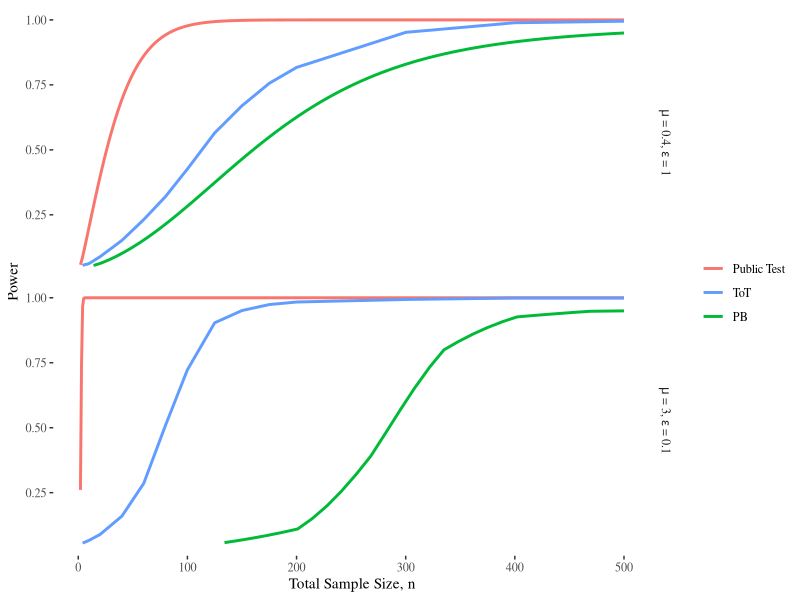
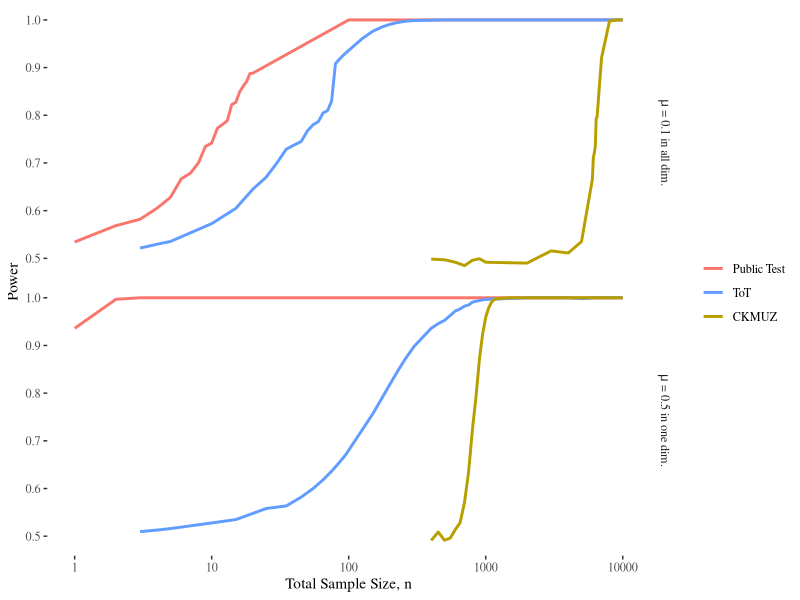
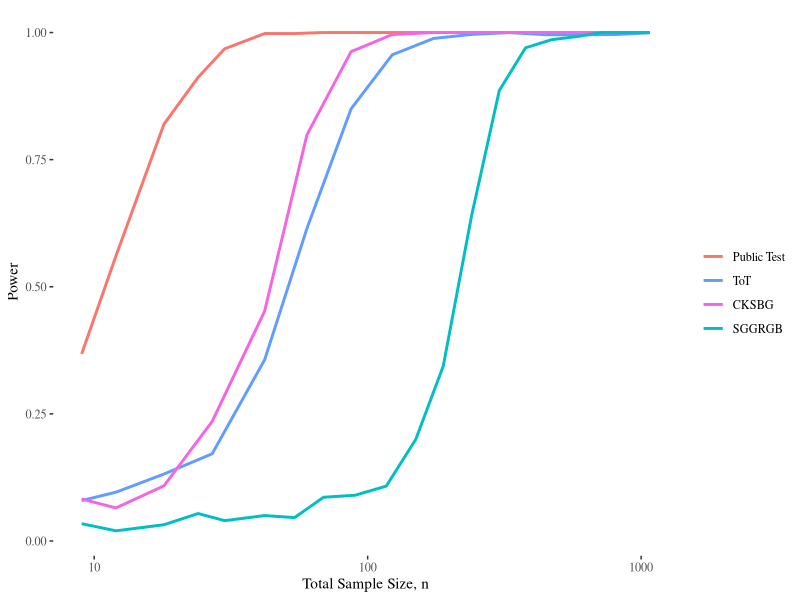
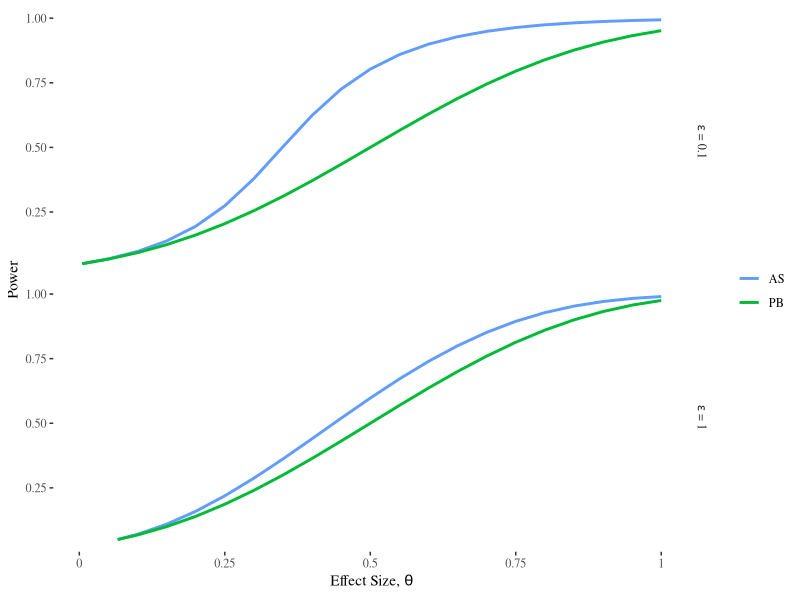
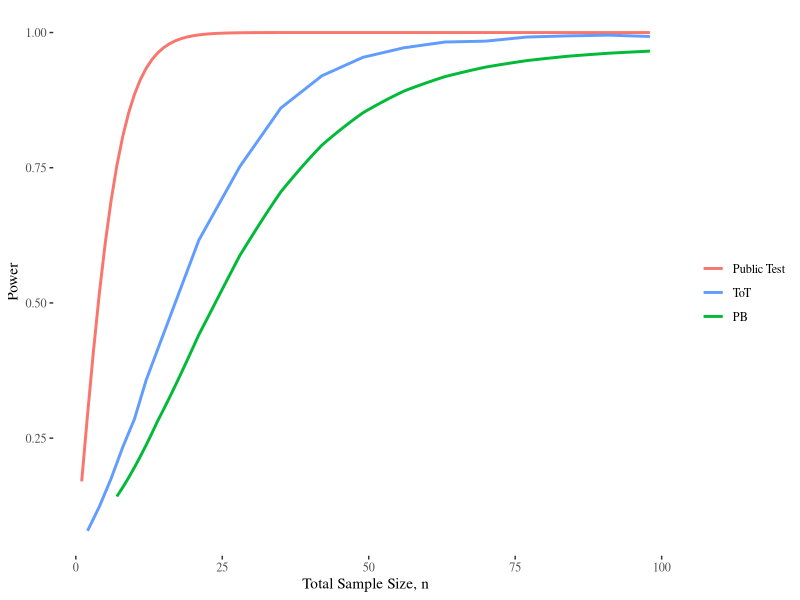
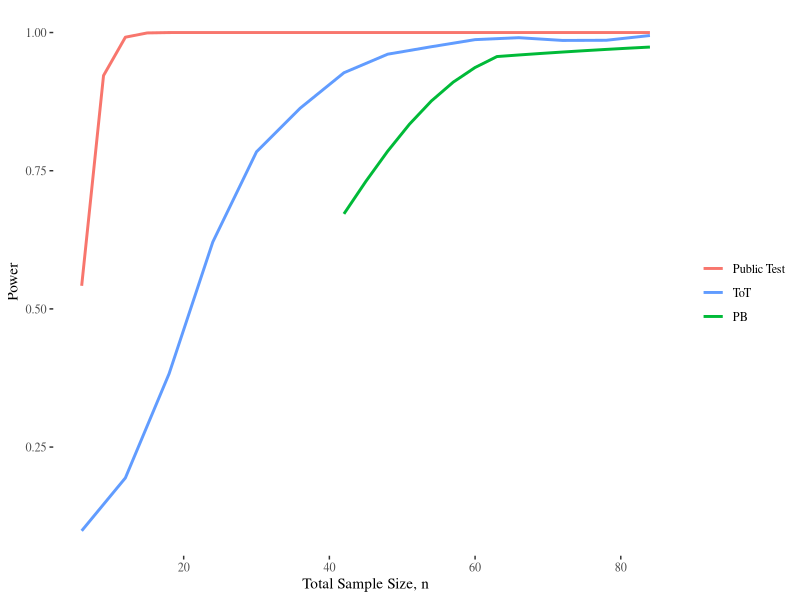
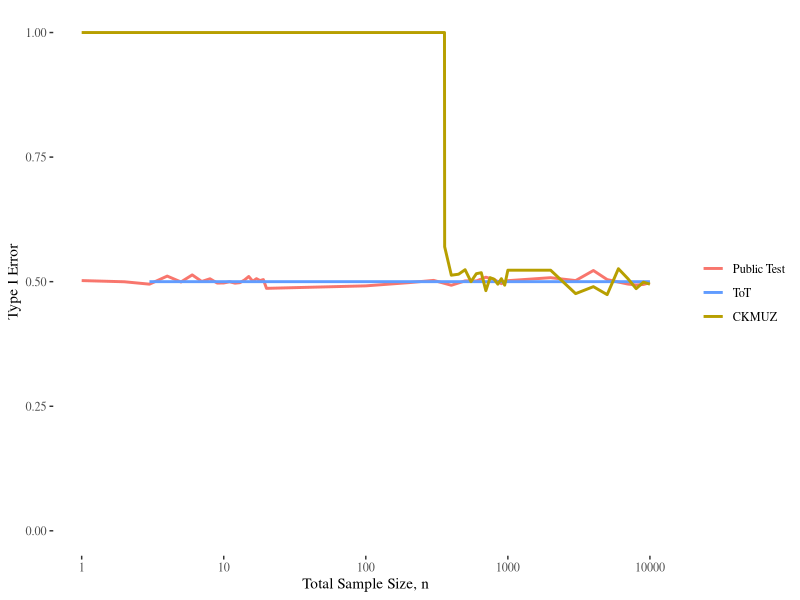
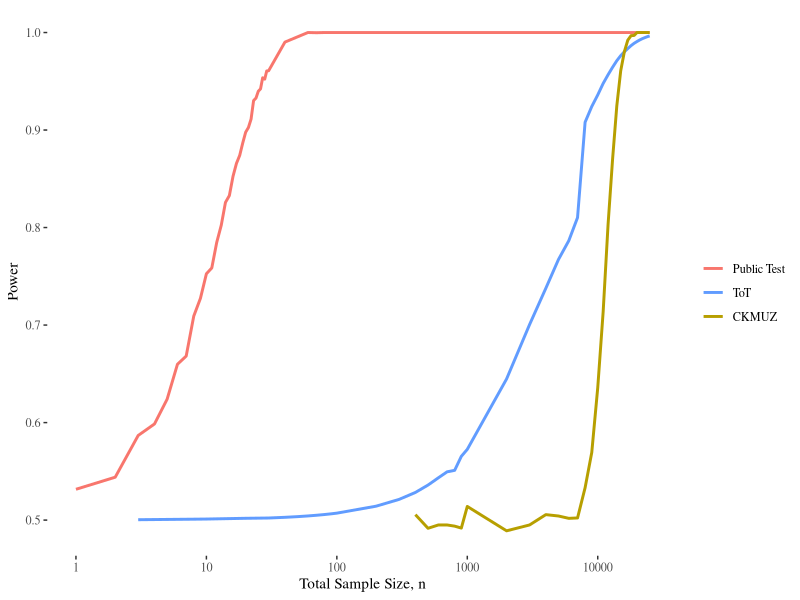

Source code (R) for these figures, in order:
## ---- chunk 1
knitr::opts_chunk$set(echo = TRUE, fig.width = 8, fig.height = 1.75)
library(readr)
library(tidyverse)
library(ggthemes)
library(purrr)

plot_colors <- c("#F8766D", # Public Test
                 "#B79F00", # Canonne et al. (CKMUZ)
                 "#00BA38", # Pena-Barrientos (PB)
                 "#00BFC4", # Swanberg et al. (SGGRGB)
                 "#619CFF", # Test of Tests (ToT)/ Awan and Slavkovic (AS)
                 "#F564E3") # Couch et al. (CKSBG)
## ---- chunk 2
Figure_2 <- read_csv("figures_data/Figure_2.csv", show_col_types = FALSE)

Figure_2 %>%
  # Adjust Order of Tests in Legend
  mutate(test = factor(test, levels = c("Public Test", "ToT", "PB"))) %>%
  # Create a Variable of Facet Labels
  mutate(eff = paste0("mu*' = ", eff,", '*epsilon*' = ", eps,"'")) %>%
  ggplot(aes(x = n, y = power, color = test)) +
  geom_line(linewidth =  1) +
  facet_grid(rows = vars(eff), labeller = label_parsed) +
  scale_color_manual(values = plot_colors[c(1,5,3)]) +
  labs(x = "Total Sample Size, n", y = "Power", color = "") +
  theme_tufte()

ggsave("ArXiv_plots/Fig2.pdf", width = 6.75, height = 3, 
       dpi=600, units = "in")
## ---- chunk 3
Figure_3 <- read_csv("figures_data/Figure_3.csv", show_col_types = FALSE)

Figure_3 %>%
  # Adjust Order of Tests in Legend
  mutate(test = factor(test, levels = c("Public Test", "ToT", "CKMUZ"))) %>%
  # Create a Variable of Facet Labels
  mutate(eff = case_when(eff == 0.5 ~ "mu*' = 0.5 in one dim.'",
                         eff == 0.1 ~ "mu*' = 0.1 in all dim.'")) %>%
  ggplot(aes(x = n, y = power, color = test)) + 
  geom_line(linewidth =  1) + 
  facet_grid(rows = vars(eff), labeller = label_parsed) +
  labs(x = "Total Sample Size, n", y = "Power", color = "") +
  scale_x_log10() + theme_tufte() +
  scale_color_manual(values = plot_colors[c(1,5,2)])

ggsave("ArXiv_plots/Fig3.pdf", width = 6.75, height = 3, 
       dpi=600, units = "in")
## ---- chunk 4
Figure_4 <- read_csv("figures_data/Figure_4.csv", show_col_types = FALSE)

Figure_4 %>%
  # Adjust Order of Tests in Legend
  mutate(test = factor(test, levels = c("Public Test", "ToT",
                                        "CKSBG", "SGGRGB"))) %>%
  ggplot(aes(x = n, y = power, color = test)) + geom_line(linewidth =  1) +
  labs(x = "Total Sample Size, n", y = "Power", color = "") + 
  scale_x_log10() + theme_tufte() +
  scale_color_manual(values = plot_colors[c(1,5,6,4)])

ggsave("ArXiv_plots/Fig4.pdf", width = 6.75, height = 1.75,
       dpi=600, units = "in")
## ---- chunk 5
Figure_5 <- read_csv("figures_data/Figure_5.csv", show_col_types = FALSE)

Figure_5 %>%
  mutate(epsilon = paste0("epsilon*' = ", eps,"'")) %>%
  mutate(test = case_when(test == "Awan & Slavkovic" ~ "AS", 
                          test == "Pena & Barrientos" ~ "PB")) %>%
  ggplot(aes(x = theta, y = power, color = test)) +
  geom_line(linewidth =  1) +
  facet_grid(rows = vars(epsilon), labeller = label_parsed) +
  labs(x = expression("Effect Size, "*theta), color = "", y = "Power") +
  scale_color_manual(values = plot_colors[c(5,3)]) +
  scale_x_continuous(labels = c(0, 0.25, 0.5, 0.75, 1)) +
  theme_tufte()

ggsave("ArXiv_plots/Fig5.pdf", width = 6.75, height = 3,
       dpi=600, units = "in")
## ---- chunk 6
Figure_6 <- read_csv("figures_data/Figure_6.csv", show_col_types = FALSE)

Figure_6 %>%
  mutate(test = case_when(test == "Public" ~ "Public Test", 
                          test == "PB" ~ "PB",
                          test == "ToT" ~ "ToT")) %>%
  mutate(test = factor(test, levels = c("Public Test", "ToT", "PB"))) %>%
  ggplot(aes(x = n, y = power, color = test)) +
  geom_line(linewidth =  1) +
  scale_color_manual(values = plot_colors[c(1,5,3)]) +
  labs(x = "Total Sample Size, n", y = "Power", color = "") +
  theme_tufte()

ggsave("ArXiv_plots/Fig6.pdf", width = 6.75, height = 1.75,
       dpi=600, units = "in")
## ---- chunk 7
Figure_7 <- read_csv("figures_data/Figure_7.csv", show_col_types = FALSE)

Figure_7 %>%
  mutate(test = case_when(test == "Public" ~ "Public Test", 
                          test == "PB" ~ "PB",
                          test == "ToT" ~ "ToT")) %>%
  mutate(test = factor(test, levels = c("Public Test", "ToT", "PB"))) %>%
  ggplot(aes(x = n, y = power, color = test)) +
  geom_line(linewidth =  1) +
  scale_color_manual(values = plot_colors[c(1,5,3)]) +
  labs(x = "Total Sample Size, n", y = "Power", color = "") +
  theme_tufte()

ggsave("ArXiv_plots/Fig7.pdf", width = 6.75, height = 1.75,
       dpi=600, units = "in")
## ---- chunk 8
Figure_8 <- read_csv("figures_data/Figure_8.csv", show_col_types = FALSE)

Figure_8 %>%
  mutate(test = case_when(test == "Public" ~ "Public Test", 
                          test == "Canonne" ~ "CKMUZ",
                          test == "Test of tests" ~ "ToT")) %>%
  mutate(test = factor(test, levels = c("Public Test", "ToT", "CKMUZ"))) %>%
  ggplot(aes(x = n, y = power, color = test)) + 
  geom_line(linewidth =  1) + 
  labs(x = "Total Sample Size, n", y = "Type I Error", color = "") +
  scale_x_log10() + theme_tufte() + ylim(0,1) + 
  scale_color_manual(values = plot_colors[c(1,5,2)])

ggsave("ArXiv_plots/Fig8.pdf", width = 6.75, height = 1.75,
       dpi=600, units = "in")
## ---- chunk 9
Figure_9 <- read_csv("figures_data/Figure_9.csv", show_col_types = FALSE)

Figure_9 %>%
  filter(!(test == "Canonne" & n < 359)) %>%
  mutate(test = case_when(test == "Public" ~ "Public Test", 
                          test == "Canonne" ~ "CKMUZ",
                          test == "Test of tests" ~ "ToT")) %>%
  mutate(test = factor(test, levels = c("Public Test", "ToT", "CKMUZ"))) %>%
  ggplot(aes(x = n, y = power, color = test)) + 
  geom_line(linewidth =  1) + 
  labs(x = "Total Sample Size, n", y = "Power", color = "") +
  scale_x_log10() + theme_tufte() + 
  scale_color_manual(values = plot_colors[c(1,5,2)])

ggsave("ArXiv_plots/Fig9.pdf", width = 6.75, height = 1.75,
       dpi=600, units = "in")
## ---- chunk 10
Figure_10 <- read_csv("figures_data/Figure_10.csv", show_col_types = FALSE)

Figure_10 %>%
  filter(!(test == "Canonne" & n < 359)) %>%
  mutate(test = case_when(test == "Public" ~ "Public Test", 
                          test == "Canonne" ~ "CKMUZ",
                          test == "Test of tests" ~ "ToT")) %>%
  mutate(test = factor(test, levels = c("Public Test", "ToT", "CKMUZ"))) %>%
  ggplot(aes(x = n, y = power, color = test)) + 
  geom_line(linewidth =  1) + 
  labs(x = "Total Sample Size, n", y = "Power", color = "") +
  scale_x_log10() + theme_tufte() + 
  scale_color_manual(values = plot_colors[c(1,5,2)])

ggsave("ArXiv_plots/Fig10.pdf", width = 6.75, height = 1.75,
       dpi=600, units = "in")
## ---- chunk 11
Figure_11 <- read_csv("figures_data/Figure_11.csv", show_col_types = FALSE)

Figure_11 %>%
  filter(!(test == "Canonne" & n < 359)) %>%
  mutate(test = case_when(test == "Public" ~ "Public Test", 
                          test == "Canonne" ~ "CKMUZ",
                          test == "Test of tests" ~ "ToT")) %>%
  mutate(test = factor(test, levels = c("Public Test", "ToT", "CKMUZ"))) %>%
  ggplot(aes(x = n, y = power, color = test)) + 
  geom_line(linewidth =  1) + 
  labs(x = "Total Sample Size, n", y = "Power", color = "") +
  scale_x_log10() + theme_tufte() + 
  scale_color_manual(values = plot_colors[c(1,5,2)])

ggsave("ArXiv_plots/Fig11.pdf", width = 6.75, height = 1.75,
       dpi=600, units = "in")
## ---- chunk 12
Figure_12 <- read_csv("figures_data/Figure_12.csv", show_col_types = FALSE)

Figure_12 %>%
  filter(!(test == "Canonne" & n <= 400)) %>%
  mutate(test = case_when(test == "Public" ~ "Public Test", 
                          test == "Canonne" ~ "CKMUZ",
                          test == "Test of tests" ~ "ToT")) %>%
  mutate(test = factor(test, levels = c("Public Test", "ToT", "CKMUZ"))) %>%
  ggplot(aes(x = n, y = power, color = test)) + 
  geom_line(linewidth =  1) + 
  labs(x = "Total Sample Size, n", y = "Power", color = "") +
  scale_x_log10() + theme_tufte() + 
  scale_color_manual(values = plot_colors[c(1,5,2)])

ggsave("ArXiv_plots/Fig12.pdf", width = 6.75, height = 1.75,
       dpi=600, units = "in")
## ---- chunk 13
Figure_13 <- read_csv("figures_data/Figure_13.csv", show_col_types = FALSE)

Figure_13 %>%
  filter(eps == 1, n <= 1226) %>%
  filter(test %in% c("Public ANOVA", "kw abs", "Private ANOVA",
                     "Test of tests")) %>%
  mutate(test = case_when(test == "Public ANOVA" ~ "Public Test", 
                          test == "Private ANOVA" ~ "SGGRGB",
                          test == "kw abs" ~ "CKSBG",
                          test == "Test of tests" ~ "ToT")) %>%
  mutate(test = factor(test, levels = c("Public Test", "ToT",
                                        "CKSBG", "SGGRGB"))) %>%
  ggplot(aes(x = n, y = power, color = test)) + geom_line(linewidth =  1) +
  labs(x = "Total Sample Size, n", y = "Power", color = "") + 
  scale_x_log10() + theme_tufte() +
  scale_color_manual(values = plot_colors[c(1,5,6,4)])

ggsave("ArXiv_plots/Fig13.pdf", width = 6.75, height = 1.75,
       dpi=600, units = "in")
## ---- chunk 14
Figure_14 <- read_csv("figures_data/Figure_14.csv", show_col_types = FALSE)

Figure_14 %>%
  filter(n <= 1226) %>%
  filter(test %in% c("pub", "Private KW", "Private ANOVA",
                     "Test of tests")) %>%
  mutate(test = case_when(test == "pub" ~ "Public Test", 
                          test == "Private ANOVA" ~ "SGGRGB",
                          test == "Private KW" ~ "CKSBG",
                          test == "Test of tests" ~ "ToT")) %>%
  mutate(test = factor(test, levels = c("Public Test", "ToT",
                                        "CKSBG", "SGGRGB"))) %>%
  ggplot(aes(x = n, y = power, color = test)) + geom_line(linewidth =  1) +
  labs(x = "Total Sample Size, n", y = "Power", color = "") + 
  scale_x_log10() + theme_tufte() +
  scale_color_manual(values = plot_colors[c(1,5,6,4)])

ggsave("ArXiv_plots/Fig14.pdf", width = 6.75, height = 1.75,
       dpi=600, units = "in")
## ---- chunk 15
Figure_15 <- read_csv("figures_data/Figure_15.csv", show_col_types = FALSE)

Figure_15 %>%
  filter(n <= 1226) %>%
  filter(test %in% c("pub", "Private KW", "Private ANOVA",
                     "Test of tests")) %>%
  mutate(test = case_when(test == "pub" ~ "Public Test", 
                          test == "Private ANOVA" ~ "SGGRGB",
                          test == "Private KW" ~ "CKSBG",
                          test == "Test of tests" ~ "ToT")) %>%
  mutate(test = factor(test, levels = c("Public Test", "ToT",
                                        "CKSBG", "SGGRGB"))) %>%
  ggplot(aes(x = n, y = power, color = test)) + geom_line(linewidth =  1) +
  labs(x = "Total Sample Size, n", y = "Power", color = "") + 
  scale_x_log10() + theme_tufte() +
  scale_color_manual(values = plot_colors[c(1,5,6,4)])

ggsave("ArXiv_plots/Fig15.pdf", width = 6.75, height = 1.75,
       dpi=600, units = "in")
## ---- chunk 16
Figure_16 <- read_csv("figures_data/Figure_16.csv", show_col_types = FALSE)

Figure_16 %>%
  filter(n <= 1311) %>%
  filter(test %in% c("Public KW", "New KW", "Private ANOVA",
                     "Test of tests")) %>%
  mutate(test = case_when(test == "Public KW" ~ "Public Test", 
                          test == "Private ANOVA" ~ "SGGRGB",
                          test == "New KW" ~ "CKSBG",
                          test == "Test of tests" ~ "ToT")) %>%
  mutate(test = factor(test, levels = c("Public Test", "ToT",
                                        "CKSBG", "SGGRGB"))) %>%
  ggplot(aes(x = n, y = power, color = test)) + geom_line(linewidth =  1) +
  labs(x = "Total Sample Size, n", y = "Power", color = "") + 
  scale_x_log10() + theme_tufte() +
  scale_color_manual(values = plot_colors[c(1,5,6,4)])

ggsave("ArXiv_plots/Fig16.pdf", width = 6.75, height = 1.75,
       dpi=600, units = "in")
